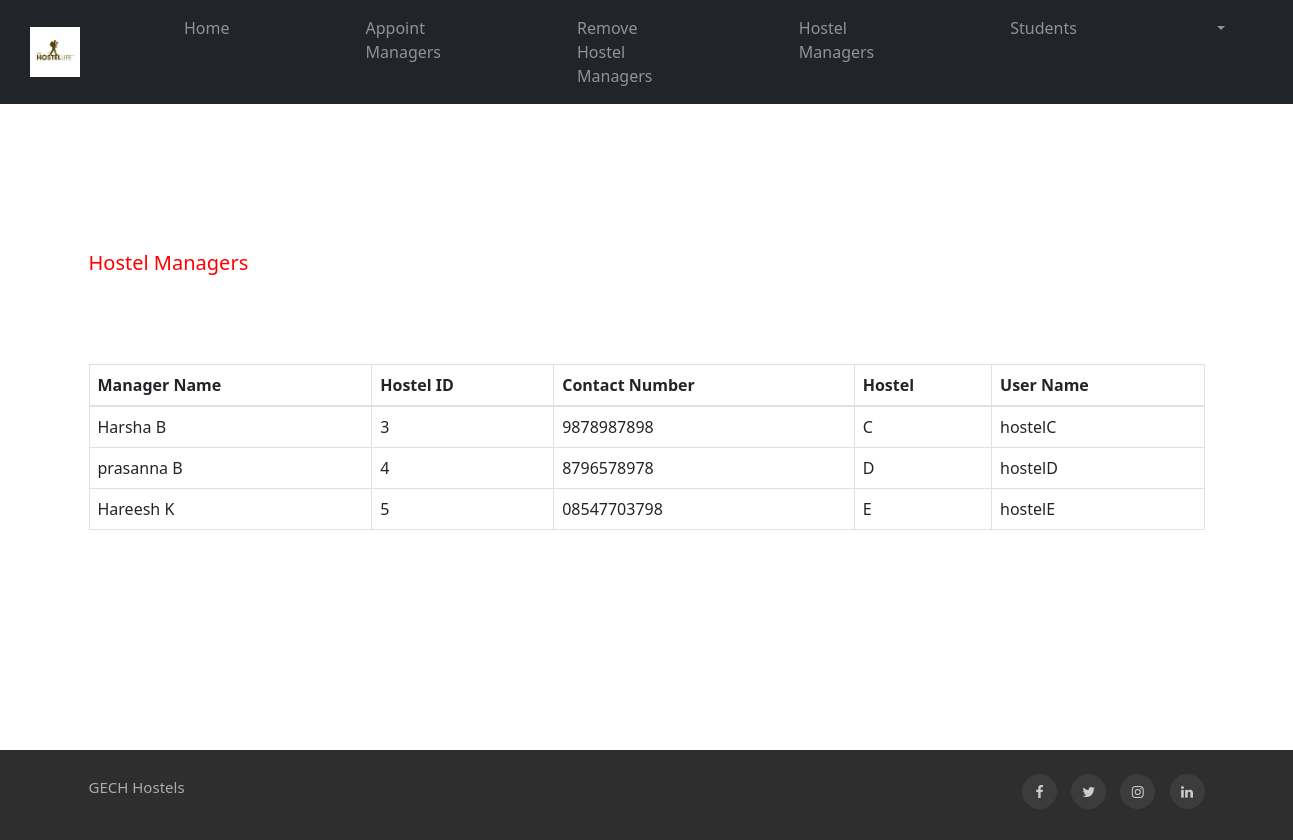
Screenshot of /admin/managers.php with the database file from the repository.
### tables this page shows
CREATE TABLE `hostel_manager` (
  `hm_id` int(10) NOT NULL,
  `f_name` varchar(20) DEFAULT NULL,
  `l_name` varchar(20) DEFAULT NULL,
  `username` varchar(20) NOT NULL,
  `mobile` varchar(20) NOT NULL,
  `password` varchar(20) NOT NULL,
  `admin` int(10) DEFAULT NULL,
  `hostel_id` int(10) DEFAULT NULL
);

CREATE TABLE `hostel` (
  `hostel_id` int(10) NOT NULL,
  `hostel_name` varchar(20) NOT NULL,
  `no_of_rooms` int(5) DEFAULT NULL,
  `no_of_students` int(5) DEFAULT NULL,
  `accepted_gen` int(2) DEFAULT NULL
);

### admin/managers.php (the view)
<?php include('admin-header.php') ?>
<div class ="container contact-container">
<table class="table table-bordered">
    <thead>
      <tr>
      <th>Manager Name</th>
        <th>Hostel ID</th>
        <th>Contact Number</th>
        <th>Hostel</th>
        <th>User Name </th>
      </tr>
    </thead>
    <tbody>
    <?php
       echo "<p style='color:red; fount:arial; font-size:20px;'>Hostel Managers ";
        $query = "SELECT * FROM hostel_manager ORDER BY hostel_id ";
        $result = mysqli_query($conn, $query);
        if (mysqli_num_rows($result) == 0) {
            echo '<tr><td colspan="4">No Manager Foun</td></tr>';
    } else {
      while ($row6 = mysqli_fetch_assoc($result)) {
        $name = $row6['f_name'] . " " . $row6['l_name'];
        $query7 = "SELECT * FROM hostel WHERE hostel_id = '$row6[hostel_id]'";
        $result7 = mysqli_query($conn, $query7);
        $row7 = mysqli_fetch_assoc($result7);
        $hostel_name = $row7['hostel_name'];
       ?>
        <?php echo "<tr><td>{$name}</td><td>{$row6['hostel_id']}</td><td>{$row6['mobile']}</td><td>{$hostel_name}</td><td>{$row6['username']}</td> </tr><br> ";
      }
    }
    ?>
    </tbody>
    </table>
</div>
<?php include('admin-footer.php'); ?>

### admin/admin-header.php (shortened to what this page needs)
<!doctype html>
<html lang="en">
  <head>
    <link href="assets/css/student-font.css" rel="stylesheet">
    <link rel="stylesheet" href="assets/css/style-starter.css">
    <link rel="stylesheet" href="https://cdn.jsdelivr.net/npm/bootstrap@5.3.0-alpha1/dist/css/bootstrap.min.css">
    <link rel="stylesheet" href="assets/css/styles-nav.css">
  </head>
  <body>
    <div style = "height: 100px;">
        <nav class="navbar navbar-expand-lg navbar-dark bg-dark">
            <div class="collapse navbar-collapse" id="navbarTogglerDemo01">
              <a href="home.php" class="navbar-brand brand"><img src="assets/images/gech-logo.jpeg" class = "logo-image" style="height: 50px;"></a>
              <ul class="navbar-nav ml-auto mt-2 mt-lg-0">
                <li class="nav-item">
                  <a class="nav-link" href="home.php">Home</a>
                </li>
                <li class="nav-item ">
                  <a class="nav-link" href="appoint.php">Appoint Managers</a>
                </li>
                <li class="nav-item ">
                  <a class="nav-link" href="remove.php"> Remove Hostel Managers</a>
                </li>
                <li class="nav-item ">
                  <a class="nav-link" href="managers.php">  Hostel Managers</a>
                </li>
                <li class="nav-item ">
                    <a class="nav-link" href="students.php">Students</a>
                </li>
                <li class="dropdown nav-item">
                  <a href="#" class="dropdown-toggle nav-link" data-toggle="dropdown"><?php echo $_SESSION['f_name'] . " " . $_SESSION['l_name'] ?>
                  </a>
                </li>
              </ul>
            </div>
          </nav>
        </div>

### admin/admin-footer.php (shortened to what this page needs)
<section class="w3l-footer-29-main w3l-copyright">
  <div class="container">
    <div class="row bottom-copies">
      <p class="col-lg-8 copy-footer-29">GECH Hostels</p>
      <div class="col-lg-4 main-social-footer-29">
      <a href="https://m.facebook.com/profile.php?id=449318328424561" class="facebook"><span class="fa fa-facebook"></span></a>
        <a href="#" class="twitter"><span class="fa fa-twitter"></span></a>
        <a href="#" class="instagram"><span class="fa fa-instagram"></span></a>
        <a href="#" class="linkedin"><span class="fa fa-linkedin"></span></a>
      </div>
    </div>
  </div>
</section>
</body>
</html>

### admin/assets/css/styles-nav.css (style rules this page uses)
body { background-color: #ffff; height:100%; }
.brand { font-weight: 600; margin-left: 10px; }
.navbar-nav > li { padding-left:60px; padding-right:60px; color: blue; }
.logo-image { padding-left:20px; padding-right:20px; }
.contact-container { margin-top: 150px; margin-bottom: 220px; }

### rows the page displays
hostel_manager: name "Harsha B", hostel "3", mobile "9878987898", hostel.hostel_name "C", username "hostelC"
hostel_manager: name "prasanna B", hostel "4", mobile "8796578978", hostel.hostel_name "D", username "hostelD"
hostel_manager: name "Hareesh K", hostel "5", mobile "08547703798", hostel.hostel_name "E", username "hostelE"
